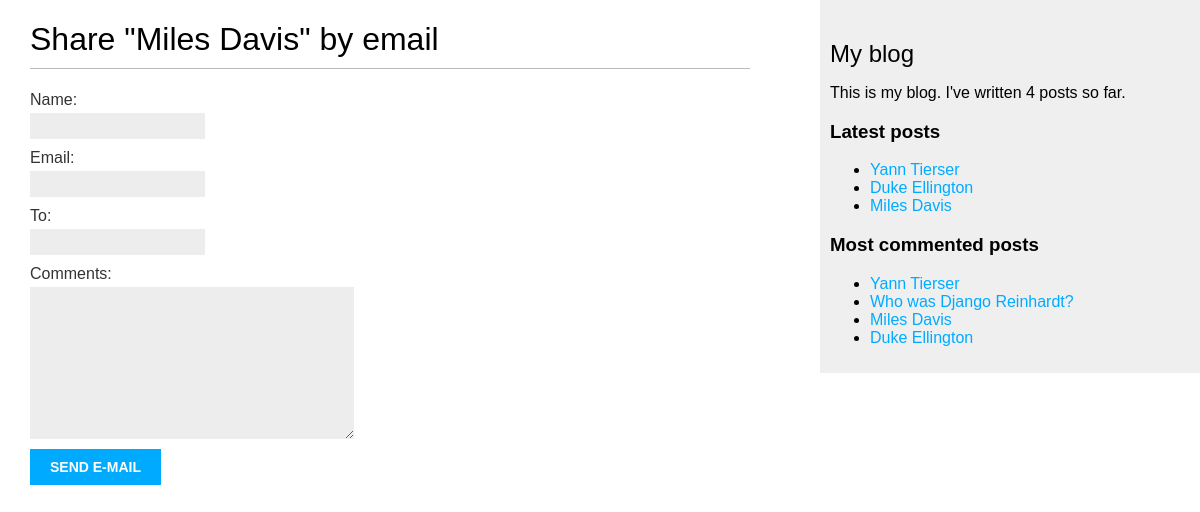
/blog/2/share/, run on an earlier commit of the app's database.
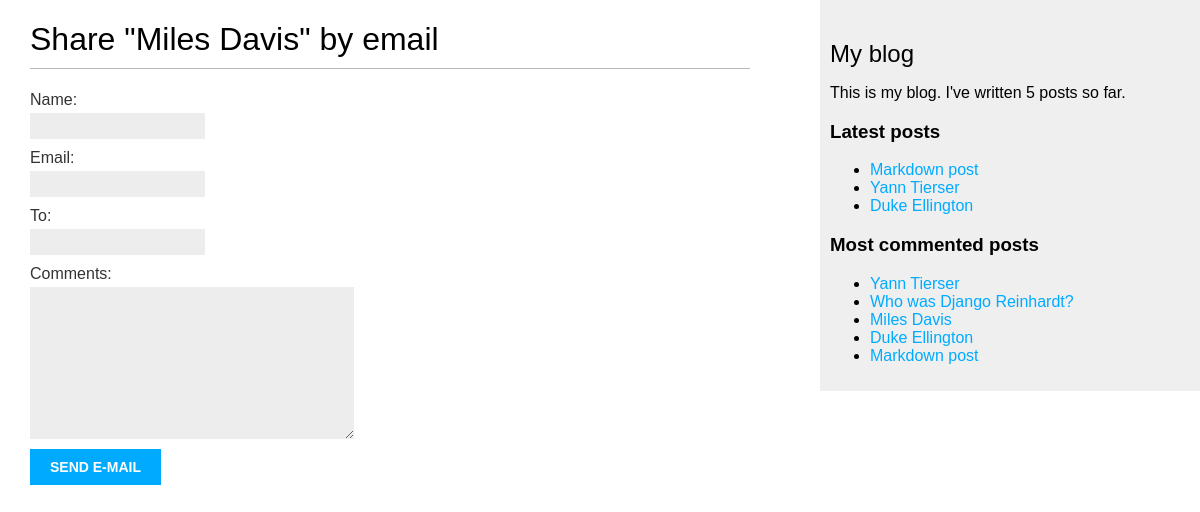
And on a later commit of the database.
### blog/models.py (models this page shows, shortened)
class Post(models.Model):
    class Status(models.TextChoices):
        DRAFT = "DF", "Draft"
        PUBLISHED = "PB", "Published"
    tags = TaggableManager()
    title = models.CharField(max_length=250)
    slug = models.SlugField(max_length=250, unique_for_date="publish")  # new
    author = models.ForeignKey(
        User, on_delete=models.CASCADE, related_name="blog_posts"
    )
    body = models.TextField()
    publish = models.DateTimeField(default=timezone.now)
    created = models.DateTimeField(auto_now_add=True)
    updated = models.DateTimeField(auto_now=True)
    status = models.CharField(
        max_length=2, choices=Status.choices, default=Status.DRAFT
    )
    objects = models.Manager()  # The default manager.
    published = PublishedManager()  # Our custom manager.
    class Meta:
        ordering = ["-publish"]
        indexes = [
            models.Index(fields=["-publish"]),
        ]
    def get_absolute_url(self):  # new
        return reverse(
            "blog:post_detail",
            args=[self.publish.year, self.publish.month, self.publish.day, self.slug],
        )

### blog/views.py (the view)
# urls.py: path("<int:post_id>/share/", views.post_share, name="post_share"),
def post_share(request, post_id):
    post = get_object_or_404(Post, id=post_id, status=Post.Status.PUBLISHED)
    sent = False
    if request.method == "POST":
        form = EmailPostForm(request.POST)
        if form.is_valid():
            cd = form.cleaned_data
            post_url = request.build_absolute_uri(post.get_absolute_url())
            subject = f"{cd['name']} recommends you read f{post.title}"
            message = (
                f"Read {post.title} at {post_url}\n\n"
                f"{cd['name']}'s comments: {cd['comments']}"
            )
            send_mail(subject, message, "mahmoudreda457@gmail.com", [cd["to"]])
            sent = True
    else:
        form = EmailPostForm()
    return render(
        request, "blog/post/share.html", {"post": post, "form": form, "sent": sent}
    )

### blog/forms.py
class EmailPostForm(forms.Form):
    name = forms.CharField(max_length=25)
    email = forms.EmailField()
    to = forms.EmailField()
    comments = forms.CharField(required=False, widget=forms.Textarea)

### blog/models.py (called while the page is built)
    def get_queryset(self):
        return super().get_queryset().filter(status=Post.Status.PUBLISHED)

### blog/templatetags/blog_tags.py (called while the page is built)
@register.simple_tag
def total_posts():
    return Post.published.count()

@register.inclusion_tag("blog/post/latest_posts.html")
def show_latest_posts(count=5):
    latest_posts = Post.published.order_by("-publish")[:count]
    return {"latest_posts": latest_posts}

@register.simple_tag
def get_most_commented_posts(count=5):
    return Post.published.annotate(total_comments=Count("comments")).order_by(
        "-total_comments",
    )[:count]

### blog/templates/blog/post/share.html (shortened to what this page needs)
{% extends 'blog/base.html' %}
{% block content %}
{% if sent %}
<h1>E-mail successfully sent</h1>
<p>"{{ post.title }}" was successfully sent to {{ form.cleaned_data.to }}.</p>
{% else %}
<h1>Share "{{ post.title }}" by email</h1>
<form method="post">
    {{ form.as_p }}
    <input type="submit" value="Send e-mail">
</form>
{% endif %}
{% endblock %}

### blog/templates/blog/base.html (shortened to what this page needs)
{% load blog_tags %}
{% load static %}
<!DOCTYPE html>
<html>
<head>
    <link href="{% static " css/blog.css" %}" rel="stylesheet">
</head>
<body>
    <div id="content">
        {% block content %}
        {% endblock %}
    </div>
    <div id="sidebar">
        <h2>My blog</h2>
        <p>
            This is my blog.
            I've written {% total_posts %} posts so far.
        </p>
        <h3>Latest posts</h3>
        {% show_latest_posts 3 %}
        <h3>Most commented posts</h3>
        {% get_most_commented_posts as most_commented_posts %}
        <ul>
            {% for post in most_commented_posts %}
            <li>
                <a href="{{ post.get_absolute_url }}">
                    {{ post.title }}
                </a>
            </li>
            {% endfor %}
        </ul>
    </div>
</body>
</html>

### blog/templates/blog/post/latest_posts.html
<ul>
    {% for post in latest_posts %}
    <li>
        <a href="{{ post.get_absolute_url }}">
            {{ post.title }}
        </a>
    </li>
    {% endfor %}
</ul>

What changed in the data, as far as the page shows it:
no longer on one of the page's lists (row unchanged): Post: title "Miles Davis"
added Post: title "Markdown post"
Also different on the page:
text no longer shown: "4"
text now shown: "5"
